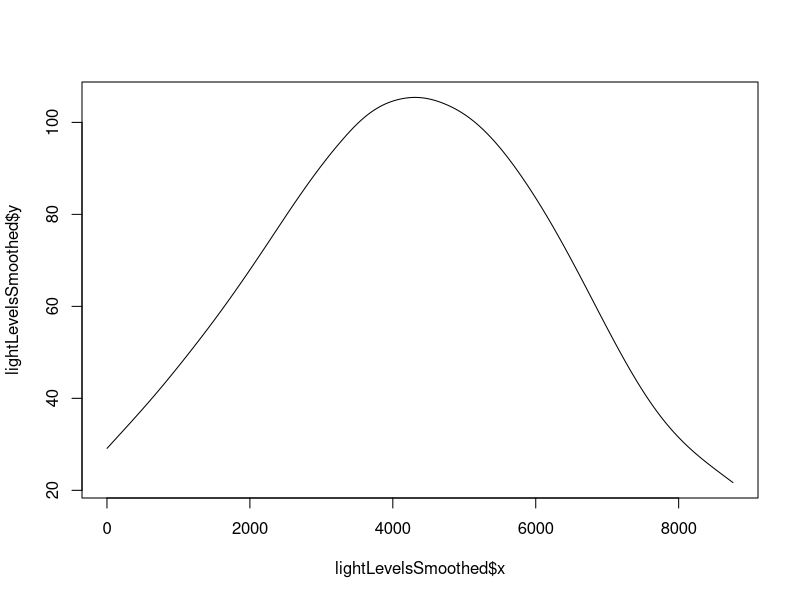
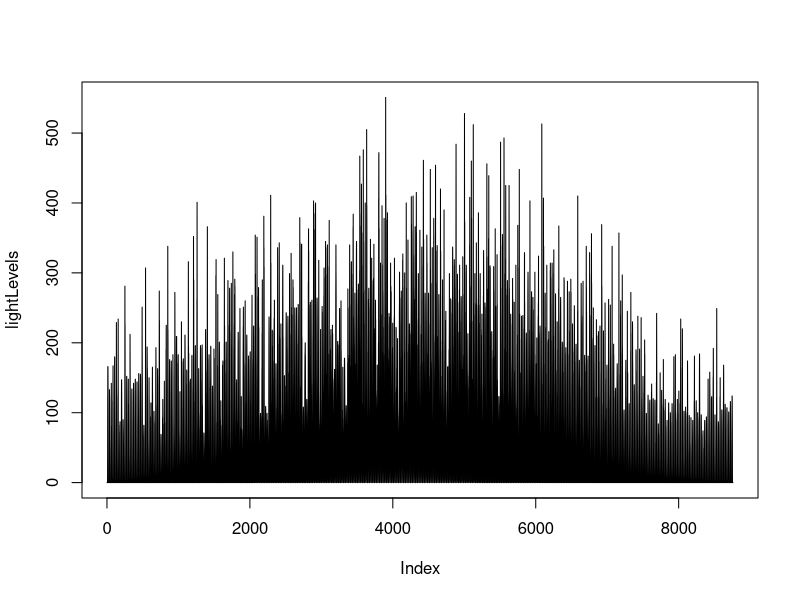
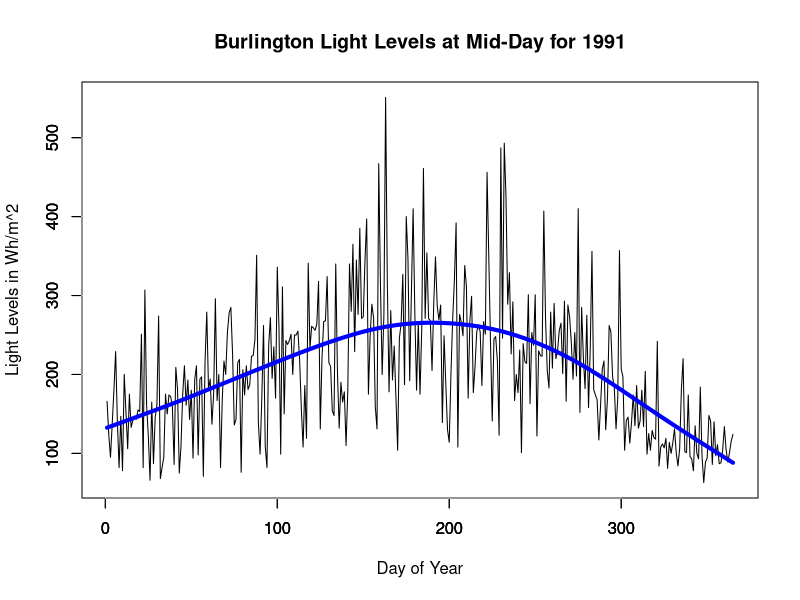
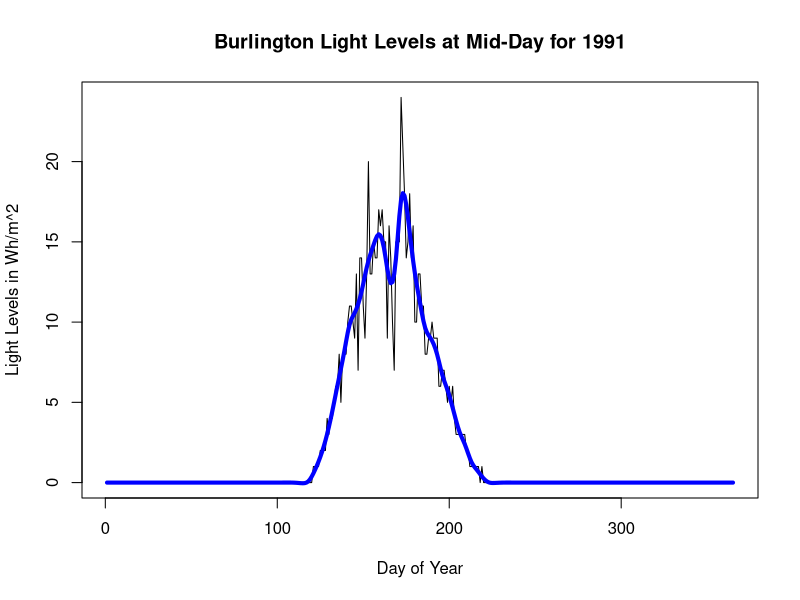

Source code (R) for these figures, in order:
setwd("/Users/Nick/mysisModeling")

#Data comes from http://rredc.nrel.gov/solar/old_data/nsrdb/1991-2010/
solarRaw = read.csv("data/726170_1991_solar.csv")

lightLevels = solarRaw$METSTAT.Dif..Wh.m.2.
lightLevelsSmoothed = smooth.spline(lightLevels)

plot(lightLevelsSmoothed, type = "l")
plot(lightLevels, type = "l")

#Mid day
lightAtNoon = lightLevels[seq(12, length(lightLevels), 24)]
plot(lightAtNoon, type = "l", main = "Burlington Light Levels at Mid-Day for 1991", xlab = "Day of Year", ylab = "Light Levels in Wh/m^2")
lines(smooth.spline(lightAtNoon), col = "blue", lw = 4)
axis(side = 1)
axis(side = 1, col = "white", tcl = 0)
axis(side = 2)
axis(side = 2, col = "white", tcl = 0)
#png("noonLightLevels.png")


#1 am
nightLight = lightLevels[seq(5, length(lightLevels), 24)]
plot(nightLight, type = "l", main = "Burlington Light Levels at Mid-Day for 1991", xlab = "Day of Year", ylab = "Light Levels in Wh/m^2")
lines(smooth.spline(nightLight), col = "blue", lw = 4)

